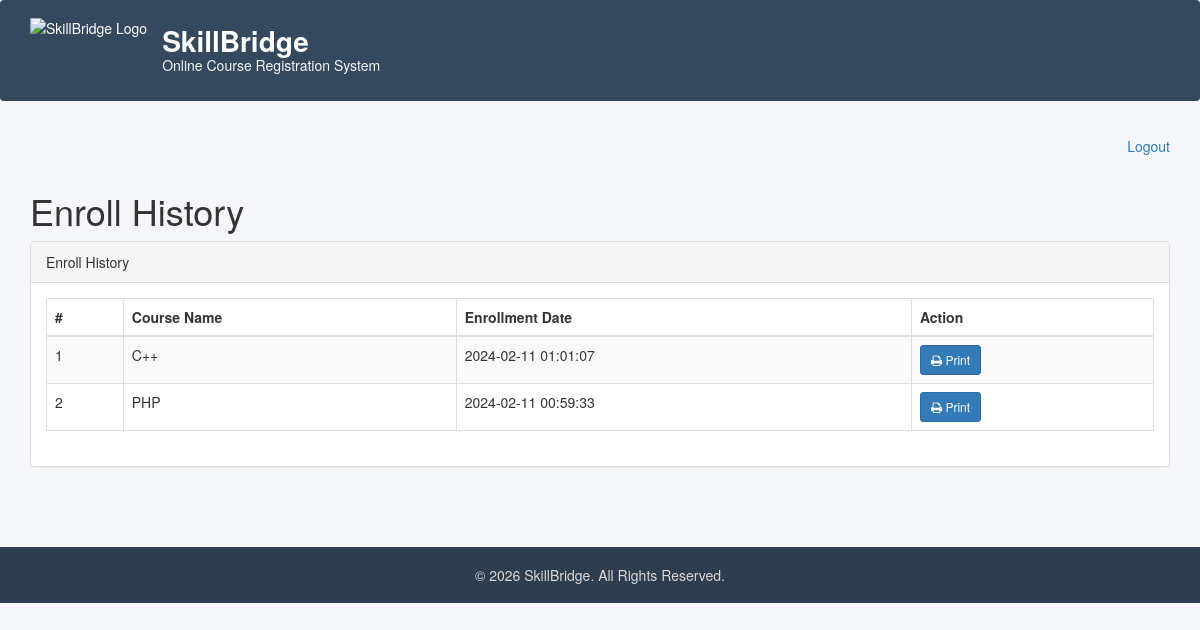
The page /enroll-history.php (signed in) on the database its author committed.
### tables this page shows
CREATE TABLE `courseenrolls` (
  `id` int(11) NOT NULL,
  `studentRegno` varchar(255) DEFAULT NULL,
  `pincode` varchar(255) DEFAULT NULL,
  `session` int(11) DEFAULT NULL,
  `department` int(11) DEFAULT NULL,
  `level` int(11) DEFAULT NULL,
  `semester` int(11) DEFAULT NULL,
  `course` int(11) DEFAULT NULL,
  `enrollDate` timestamp NULL DEFAULT current_timestamp()
);

CREATE TABLE `course` (
  `id` int(11) NOT NULL,
  `courseCode` varchar(255) DEFAULT NULL,
  `courseName` varchar(255) DEFAULT NULL,
  `courseUnit` varchar(255) DEFAULT NULL,
  `noofSeats` int(11) DEFAULT NULL,
  `creationDate` timestamp NULL DEFAULT current_timestamp(),
  `updationDate` varchar(255) DEFAULT NULL
);

### enroll-history.php (the view, shortened to what this page needs)
<?php
require_once('includes/config.php');
$studentRegno = mysqli_real_escape_string($con, $_SESSION['student_regno']);
?>
<?php include('includes/header.php'); ?>
<section class="menu-section">
    <div class="container">
        <ul class="nav navbar-nav navbar-right">
            <li>
                <a href="logout.php">Logout</a>
            </li>
        </ul>
    </div>
</section>
<div class="content-wrapper">
<div class="container">
<h1 class="page-head-line">Enroll History</h1>
<div class="panel panel-default">
<div class="panel-heading">Enroll History</div>
<div class="panel-body">
<div class="table-responsive">
<table class="table table-bordered table-striped">
<thead>
<tr>
    <th>#</th>
    <th>Course Name</th>
    <th>Enrollment Date</th>
    <th>Action</th>
</tr>
</thead>
<tbody>
<?php
$sql = mysqli_query($con, "
    SELECT
        ce.id,
        ce.course,
        c.courseName,
        ce.enrollDate
    FROM courseenrolls ce
    JOIN course c ON c.id = ce.course
    WHERE ce.studentRegno = '$studentRegno'
    ORDER BY ce.enrollDate DESC
");
$cnt = 1;
while ($row = mysqli_fetch_assoc($sql)) {
   $printId = $row['course'];
?>
<tr>
    <td><?php echo $cnt++; ?></td>
    <td><?php echo htmlentities($row['courseName']); ?></td>
    <td><?php echo htmlentities($row['enrollDate']); ?></td>
    <td>
        <a href="print.php?id=<?php echo $printId; ?>" target="_blank">
            <button class="btn btn-primary btn-sm">
                <i class="fa fa-print"></i> Print
            </button>
        </a>
    </td>
</tr>
<?php } ?>
</tbody>
</table>
</div>
</div>
</div>
</div>
</div>
<?php include('includes/simple-footer.php'); ?>

### assets/css/style.css (style rules this page uses)
h1, h2, h3 { color:#333; }
.btn-primary { background:#337AB7; border-color:#2E6DA4; color:#fff; }

### rows shown on the page
courseenrolls: course.courseName "C++", enrollDate "2024-02-11 01:01:07"
courseenrolls: course.courseName "PHP", enrollDate "2024-02-11 00:59:33"
